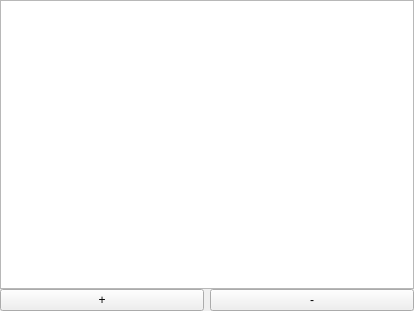
<?xml version="1.0" encoding="UTF-8"?>
<ui version="4.0">
 <class>WidgetAttachments</class>
 <widget class="QWidget" name="WidgetAttachments">
  <property name="geometry">
   <rect>
    <x>0</x>
    <y>0</y>
    <width>414</width>
    <height>311</height>
   </rect>
  </property>
  <property name="windowTitle">
   <string>Form</string>
  </property>
  <layout class="QGridLayout" name="gridLayout">
   <property name="leftMargin">
    <number>0</number>
   </property>
   <property name="topMargin">
    <number>0</number>
   </property>
   <property name="rightMargin">
    <number>0</number>
   </property>
   <property name="bottomMargin">
    <number>0</number>
   </property>
   <property name="verticalSpacing">
    <number>0</number>
   </property>
   <item row="0" column="0" colspan="2">
    <widget class="QListView" name="listView"/>
   </item>
   <item row="1" column="0">
    <widget class="QPushButton" name="btAdd">
     <property name="text">
      <string>+</string>
     </property>
    </widget>
   </item>
   <item row="1" column="1">
    <widget class="QPushButton" name="btDel">
     <property name="text">
      <string>-</string>
     </property>
    </widget>
   </item>
  </layout>
 </widget>
 <resources/>
 <connections/>
</ui>
